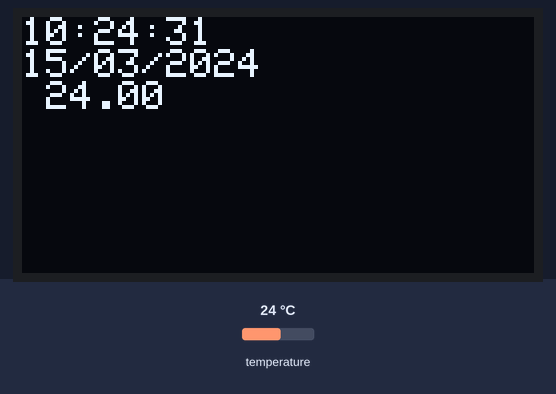
Bench run of a sketch on a simulated Arduino Uno, built with avr-gcc and run on an emulated ATmega328P. Shown: 128×64 one-colour display. Wiring (inferred from the names in the program): DS3231 clock at I2C address 0x68. The inputs (shaded band) are chosen by the test bench; at power-on: temperature 24 °C. The display library's start-up logo is not drawn; the local clock reads 2024-03-15 10:24:30 at power-on unless the sketch sets it.

Above: at 1.2 s.
1.3 s: temperature set to 12 °C
At 2.6 s:
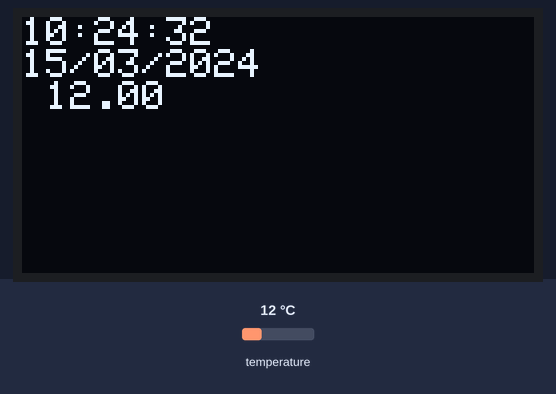
3.5 s: temperature set to 19 °C
At 4.6 s:
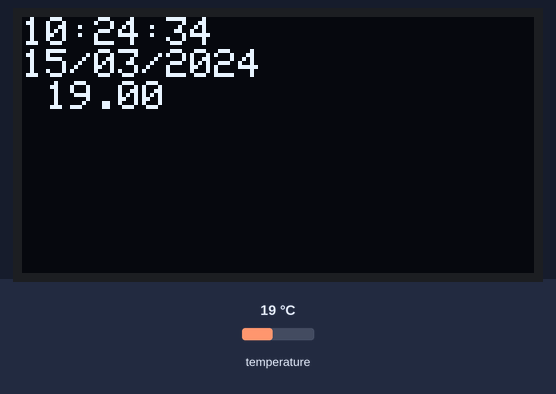
5.5 s: temperature set to 28 °C
At 7.3 s:
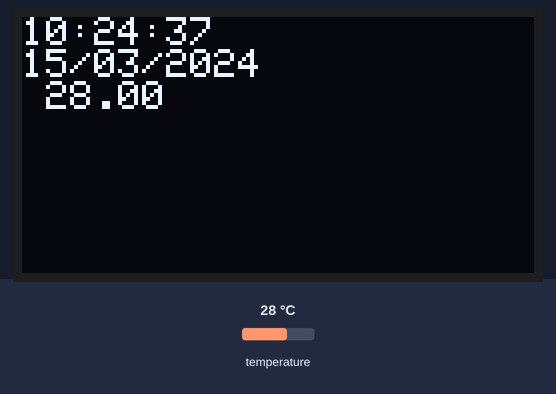
Timing chart, 0 to 8.8 s (numbered marks = the images above; inputs shaded):
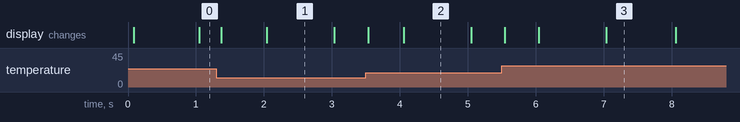

The sketch:

scratch_pad.ino
```cpp
#include <Wire.h>
#include <Adafruit_GFX.h>
#include <Adafruit_SSD1306.h>

#define OLED_RESET 4
#define RTC_Address 0x68

Adafruit_SSD1306 display(OLED_RESET);

char Time[]     = "  :  :  ";
char Calendar[] = "  /  /20  ";
char temperature[] = " 00.00";
char temperature_msb;
byte i, second, minute, hour, day, date, month, year, temperature_lsb;

void DS3231_display(){
  // Convert BCD to decimal
  second = (second >> 4) * 10 + (second & 0x0F);
  minute = (minute >> 4) * 10 + (minute & 0x0F);
  hour   = (hour >> 4)   * 10 + (hour & 0x0F);
  date   = (date >> 4)   * 10 + (date & 0x0F);
  month  = (month >> 4)  * 10 + (month & 0x0F);
  year   = (year >> 4)   * 10 + (year & 0x0F);
  // End conversion

  Time[7]     = second % 10 + 48;
  Time[6]     = second / 10 + 48;
  Time[4]     = minute % 10 + 48;
  Time[3]     = minute / 10 + 48;
  Time[1]     = hour   % 10 + 48;
  Time[0]     = hour   / 10 + 48;
  Calendar[9] = year   % 10 + 48;
  Calendar[8] = year   / 10 + 48;
  Calendar[4] = month  % 10 + 48;
  Calendar[3] = month  / 10 + 48;
  Calendar[1] = date   % 10 + 48;
  Calendar[0] = date   / 10 + 48;
  if(temperature_msb < 0){
    temperature_msb = abs(temperature_msb);
    temperature[0] = '-';
  }
  else
    temperature[0] = ' ';
  temperature_lsb >>= 6;
  temperature[2] = temperature_msb % 10  + 48;
  temperature[1] = temperature_msb / 10  + 48;
  if(temperature_lsb == 0 || temperature_lsb == 2){
    temperature[5] = '0';
    if(temperature_lsb == 0) temperature[4] = '0';
    else                     temperature[4] = '5';
  }
  if(temperature_lsb == 1 || temperature_lsb == 3){
    temperature[5] = '5';
    if(temperature_lsb == 1) temperature[4] = '2';
    else                     temperature[4] = '7';
  }

}

void setup()
{
  // put your setup code here, to run once:
  Serial.begin(9600);
  display.begin(SSD1306_SWITCHCAPVCC, 0x3C);  // initialize with the I2C addr 0x3C (for the 128x64)
  display.display();
  display.clearDisplay();
}

void setRTCTimeOnce()
{
    Wire.beginTransmission(RTC_Address);                 // Start I2C protocol with DS3231 address
    Wire.write(0);                                // Send register address
    Wire.write(0b00000000);       //SEC 0 OK
    Wire.write(0b00111000);       //MIN 38 OK
    Wire.write(0b00000010);       //HR  2 OK
    Wire.write(0b00000100);       //DAT 1  OK
    Wire.write(0b00100100);       //DAY 24 OK
    Wire.write(0b00000101);       //MONTH 5 OK
    Wire.write(0b00100000);       //YEAR  20 OK
    Wire.endTransmission();
}

void getRTCTime()
{
  Wire.beginTransmission(RTC_Address);                 // Start I2C protocol with DS3231 address
  Wire.write(0);                                // Send register address
  Wire.endTransmission(false);                  // I2C restart
  Wire.requestFrom(0x68, 7);                    // Request 7 bytes from DS3231 and release I2C bus at end of reading
  second = Wire.read();                         // Read seconds from register 0
  minute = Wire.read();                         // Read minuts from register 1
  hour   = Wire.read();                         // Read hour from register 2
  day    = Wire.read();                         // Read day from register 3
  date   = Wire.read();                         // Read date from register 4
  month  = Wire.read();                         // Read month from register 5
  year   = Wire.read();                         // Read year from register 6
  Wire.beginTransmission(0x68);                 // Start I2C protocol with DS3231 address
  Wire.write(0x11);                             // Send register address
  Wire.endTransmission(false);                  // I2C restart
  Wire.requestFrom(0x68, 2);                    // Request 2 bytes from DS3231 and release I2C bus at end of reading
  temperature_msb = Wire.read();                // Read temperature MSB
  temperature_lsb = Wire.read();                // Read temperature LSB

  DS3231_display();
}

void loop()
{
  getRTCTime();
  display.clearDisplay();
  display.setTextSize(1);
  display.setTextColor(WHITE);
  display.setCursor(0,0);
  display.println(Time);
  display.println(Calendar);
  display.println(temperature);
  display.display();
}
```

Measured:
- what the display in image 2 shows lasts 1.0 s, from 4.1 s to 5.1 s
